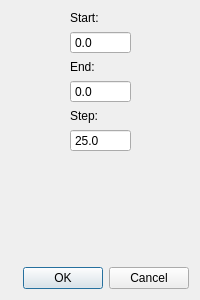
<?xml version="1.0" encoding="UTF-8"?>
<ui version="4.0">
 <class>ResampleDialog</class>
 <widget class="QDialog" name="ResampleDialog">
  <property name="geometry">
   <rect>
    <x>0</x>
    <y>0</y>
    <width>200</width>
    <height>300</height>
   </rect>
  </property>
  <property name="windowTitle">
   <string>Dialog</string>
  </property>
  <property name="modal">
   <bool>true</bool>
  </property>
  <layout class="QGridLayout" name="gridLayout">
   <item row="0" column="0" rowspan="2" colspan="2">
    <layout class="QHBoxLayout" name="horizontalLayout">
     <item>
      <spacer name="horizontalSpacer">
       <property name="orientation">
        <enum>Qt::Horizontal</enum>
       </property>
       <property name="sizeHint" stdset="0">
        <size>
         <width>40</width>
         <height>20</height>
        </size>
       </property>
      </spacer>
     </item>
     <item>
      <layout class="QVBoxLayout" name="verticalLayout">
       <item>
        <widget class="QLabel" name="startLabel">
         <property name="text">
          <string>Start:</string>
         </property>
        </widget>
       </item>
       <item>
        <widget class="QDoubleSpinBox" name="startSpin">
         <property name="buttonSymbols">
          <enum>QAbstractSpinBox::NoButtons</enum>
         </property>
         <property name="decimals">
          <number>1</number>
         </property>
         <property name="maximum">
          <double>100000.000000000000000</double>
         </property>
        </widget>
       </item>
       <item>
        <widget class="QLabel" name="endLabel">
         <property name="text">
          <string>End:</string>
         </property>
        </widget>
       </item>
       <item>
        <widget class="QDoubleSpinBox" name="endSpin">
         <property name="buttonSymbols">
          <enum>QAbstractSpinBox::NoButtons</enum>
         </property>
         <property name="decimals">
          <number>1</number>
         </property>
         <property name="maximum">
          <double>1000000.000000000000000</double>
         </property>
        </widget>
       </item>
       <item>
        <widget class="QLabel" name="stepLabel">
         <property name="text">
          <string>Step:</string>
         </property>
        </widget>
       </item>
       <item>
        <widget class="QDoubleSpinBox" name="stepSpin">
         <property name="buttonSymbols">
          <enum>QAbstractSpinBox::NoButtons</enum>
         </property>
         <property name="decimals">
          <number>1</number>
         </property>
         <property name="maximum">
          <double>10000.000000000000000</double>
         </property>
         <property name="value">
          <double>25.000000000000000</double>
         </property>
        </widget>
       </item>
       <item>
        <spacer name="verticalSpacer">
         <property name="orientation">
          <enum>Qt::Vertical</enum>
         </property>
         <property name="sizeHint" stdset="0">
          <size>
           <width>20</width>
           <height>40</height>
          </size>
         </property>
        </spacer>
       </item>
      </layout>
     </item>
     <item>
      <spacer name="horizontalSpacer_2">
       <property name="orientation">
        <enum>Qt::Horizontal</enum>
       </property>
       <property name="sizeHint" stdset="0">
        <size>
         <width>40</width>
         <height>20</height>
        </size>
       </property>
      </spacer>
     </item>
    </layout>
   </item>
   <item row="1" column="1">
    <widget class="QDialogButtonBox" name="buttonBox">
     <property name="orientation">
      <enum>Qt::Horizontal</enum>
     </property>
     <property name="standardButtons">
      <set>QDialogButtonBox::Cancel|QDialogButtonBox::Ok</set>
     </property>
    </widget>
   </item>
  </layout>
 </widget>
 <resources/>
 <connections>
  <connection>
   <sender>buttonBox</sender>
   <signal>accepted()</signal>
   <receiver>ResampleDialog</receiver>
   <slot>accept()</slot>
   <hints>
    <hint type="sourcelabel">
     <x>248</x>
     <y>254</y>
    </hint>
    <hint type="destinationlabel">
     <x>157</x>
     <y>274</y>
    </hint>
   </hints>
  </connection>
  <connection>
   <sender>buttonBox</sender>
   <signal>rejected()</signal>
   <receiver>ResampleDialog</receiver>
   <slot>reject()</slot>
   <hints>
    <hint type="sourcelabel">
     <x>316</x>
     <y>260</y>
    </hint>
    <hint type="destinationlabel">
     <x>286</x>
     <y>274</y>
    </hint>
   </hints>
  </connection>
 </connections>
</ui>
